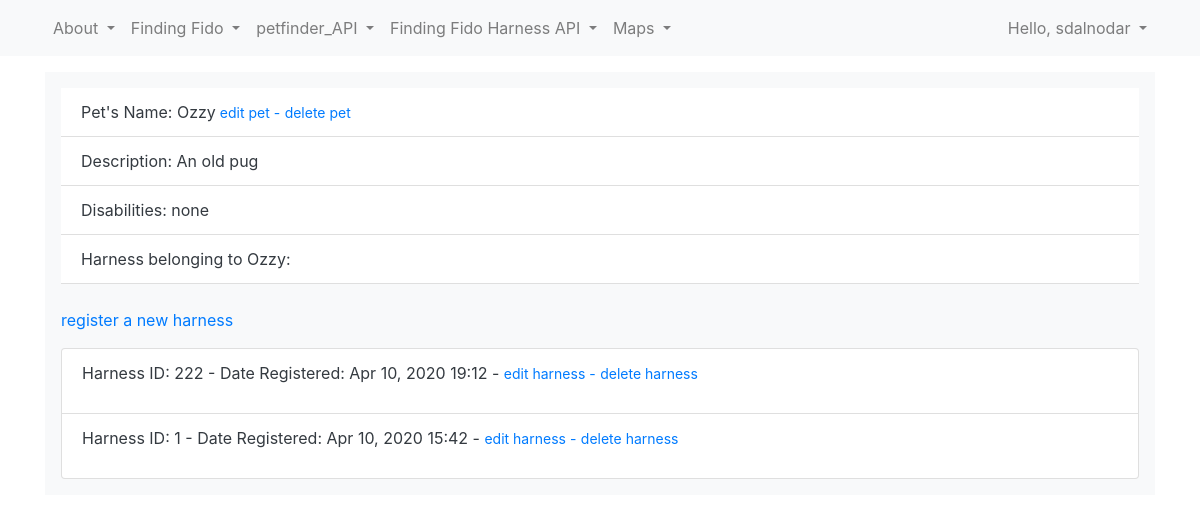
/pet/1/ (signed in), run on the app's committed database.
### ff_app/models.py (models this page shows, shortened)
class Pet(models.Model):
    name = models.CharField(max_length=50)
    date_added = models.DateTimeField(auto_now_add=True)
    description = models.CharField(max_length=200)
    disabilities = models.CharField(max_length=20, choices=DISABILITIES, default='none')
    owner = models.ForeignKey(User, on_delete = models.CASCADE)
    def __str__(self):
        return self.name

class Harness(models.Model):
    pet = models.ForeignKey(Pet, on_delete = models.CASCADE)
    date_added = models.DateTimeField(auto_now_add=True)
    harnessID = models.CharField(max_length=100, unique=True)

### ff_app/views.py (the view)
# urls.py: path('pet/<int:pet_id>/', views.pet, name='pet'),
@login_required
def pet(request, pet_id):
    pet = Pet.objects.get(id=pet_id)
    if pet.owner != request.user:
        return render(request, 'ff_app/wrong_pet.html')
    harnesses = pet.harness_set.order_by('-date_added')
    context = {'pet': pet, 'harnesses': harnesses}
    return render(request, 'ff_app/pet.html', context)

### ff_app/templates/ff_app/pet.html (shortened to what this page needs)
{% extends 'ff_app/base.html' %}
{% block content %}
	<ul class='list-group list-group-flush'>
		<li class='list-group-item'> Pet's Name: {{ pet }}<a href="{% url 'ff_app:edit_pet' pet.id %}"><small> edit pet -</small></a>
							 <a href="{% url 'ff_app:delete_pet' pet.id %}"><small> delete pet</small></a></li>
		<li class='list-group-item'>Description: {{ pet.description }}</li>
		<li class='list-group-item'>Disabilities: {{ pet.disabilities }}</li>
 		<li class='list-group-item'>Harness belonging to {{ pet }}:</li>
 	<p><a href="{% url 'ff_app:new_harness' pet.id %}">register a new harness</a></p>
  	<ul class='list-group'>
  	{% for harness in harnesses %}
		<li class='list-group-item'>
			<p>
				Harness ID: {{ harness.harnessID }} -
				Date Registered: {{ harness.date_added|date:'M d, Y H:i' }} -
				<a href="{% url 'ff_app:edit_harness' harness.id %}"><small>edit harness -</small></a>
				<a href="{% url 'ff_app:delete_harness' harness.id %}"><small> delete harness</small></a>
			</p>
    	</li>
  	{% empty %}
		<li class='list-group-item'>
			There are no harnesses registered for this pet yet.
    	</li>
  	{% endfor %}
  	</ul>
{% endblock content %}

### ff_app/templates/ff_app/base.html (shortened to what this page needs)
{% load bootstrap4 %}
<!DOCTYPE html>
<html lang='en'>
	<head>
   		{% bootstrap_css %}
	</head>
	<body>
    <nav class="navbar navbar-expand-lg fixed-top navbar-light bg-light">
      <div class="container">
		  <div id="navbar" class="navbar-collapse collapse">
			<ul class="nav navbar-nav">
				<li class="nav-item dropdown">
					<a class="nav-link dropdown-toggle" id="navbarDropdown" role="button" data-toggle="dropdown" aria-haspopup="true" aria-expanded="false">
						About
					</a>
				</li>
			</ul>
			<ul class="nav navbar-nav">
				<li class="nav-item dropdown">
					<a class="nav-link dropdown-toggle" id="navbarDropdown" role="button" data-toggle="dropdown" aria-haspopup="true" aria-expanded="false">
					Finding Fido
					</a>
				</li>
			</ul>
			<ul class="nav navbar-nav">
				<li class="nav-item dropdown">
					<a class="nav-link dropdown-toggle" id="navbarDropdown" role="button" data-toggle="dropdown" aria-haspopup="true" aria-expanded="false">
					petfinder_API
					</a>
				</li>
			</ul>
			<ul class="nav navbar-nav">
				<li class="nav-item dropdown">
					<a class="nav-link dropdown-toggle" id="navbarDropdown" role="button" data-toggle="dropdown" aria-haspopup="true" aria-expanded="false">
					Finding Fido Harness API
					</a>
				</li>
			</ul>
			<ul class="nav navbar-nav">
				<li class="nav-item dropdown">
					<a class="nav-link dropdown-toggle" id="navbarDropdown" role="button" data-toggle="dropdown" aria-haspopup="true" aria-expanded="false">
					Maps
					</a>
				</li>
			</ul>
		    <ul class="navbar-nav ml-auto">
		      {% if user.is_authenticated %}
				<li class="nav-item dropdown">
					<a class="nav-link dropdown-toggle" id="navbarDropdown" role="button" data-toggle="dropdown" aria-haspopup="true" aria-expanded="false">
					Hello, {{ user.username }}
					</a>
				</li>
		      {% else %}
		        <li class="nav-item"><a class="nav-link" href="{% url 'users:register' %}">register</a></li>
		        <li class="nav-item"><a class="nav-link" href="{% url 'users:login' %}">log in</a></li>
		      {% endif %}
		    </ul>
		  </div>
      </div>
    </nav>
    <div class="container">
      <div class="p-3 mb-2 bg-light text-dark">
        {% block content %}{% endblock content %}
      </div>
    </div>
	</body>
</html>

### data on the page
Pet: name "Ozzy", description "An old pug", disabilities "none"
Harness: harnessID "222", date_added "Apr 10, 2020 19:12"
Harness: harnessID "1", date_added "Apr 10, 2020 15:42"

### other printed values
{{ user.username }} "sdalnodar"
